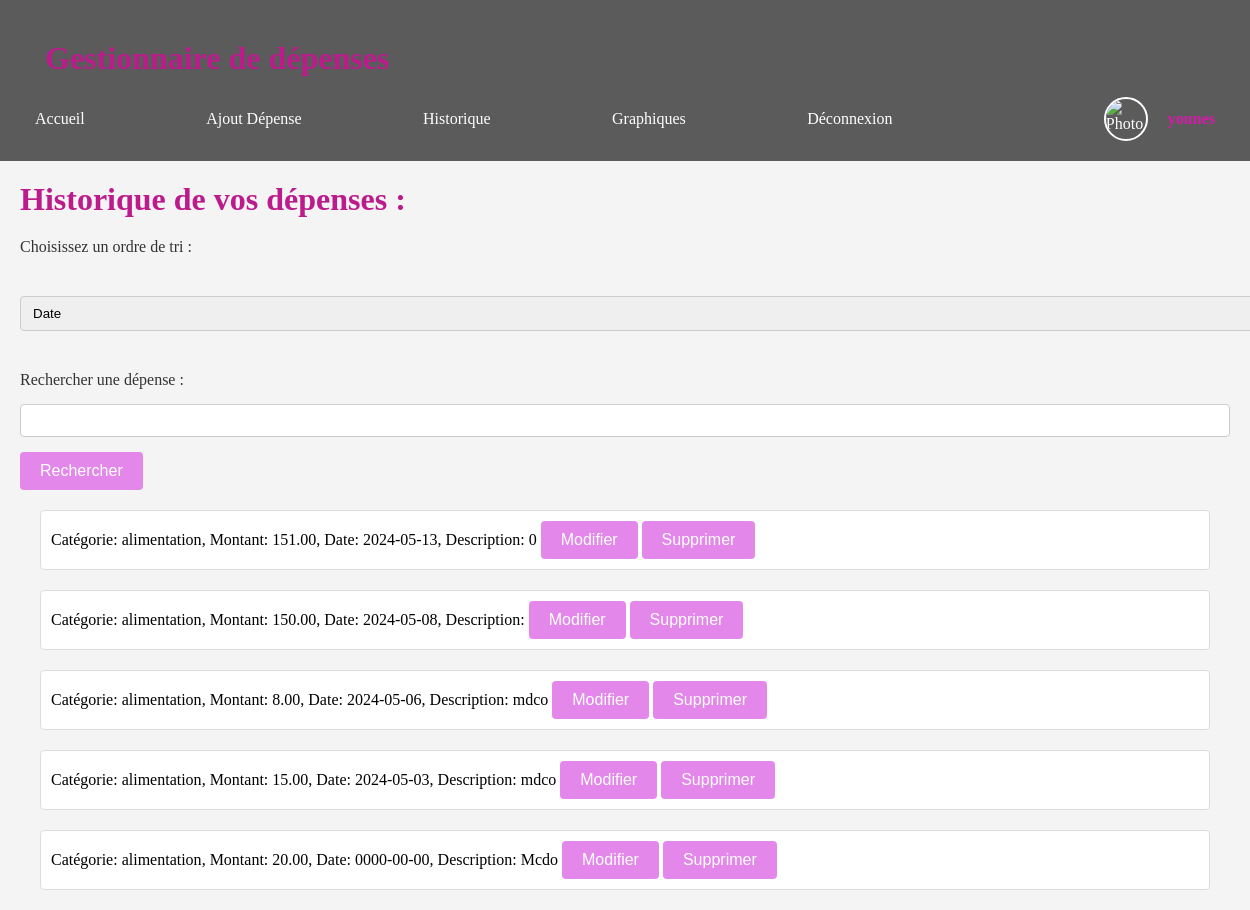
The page /Historique.php (signed in) on the database as committed earlier.
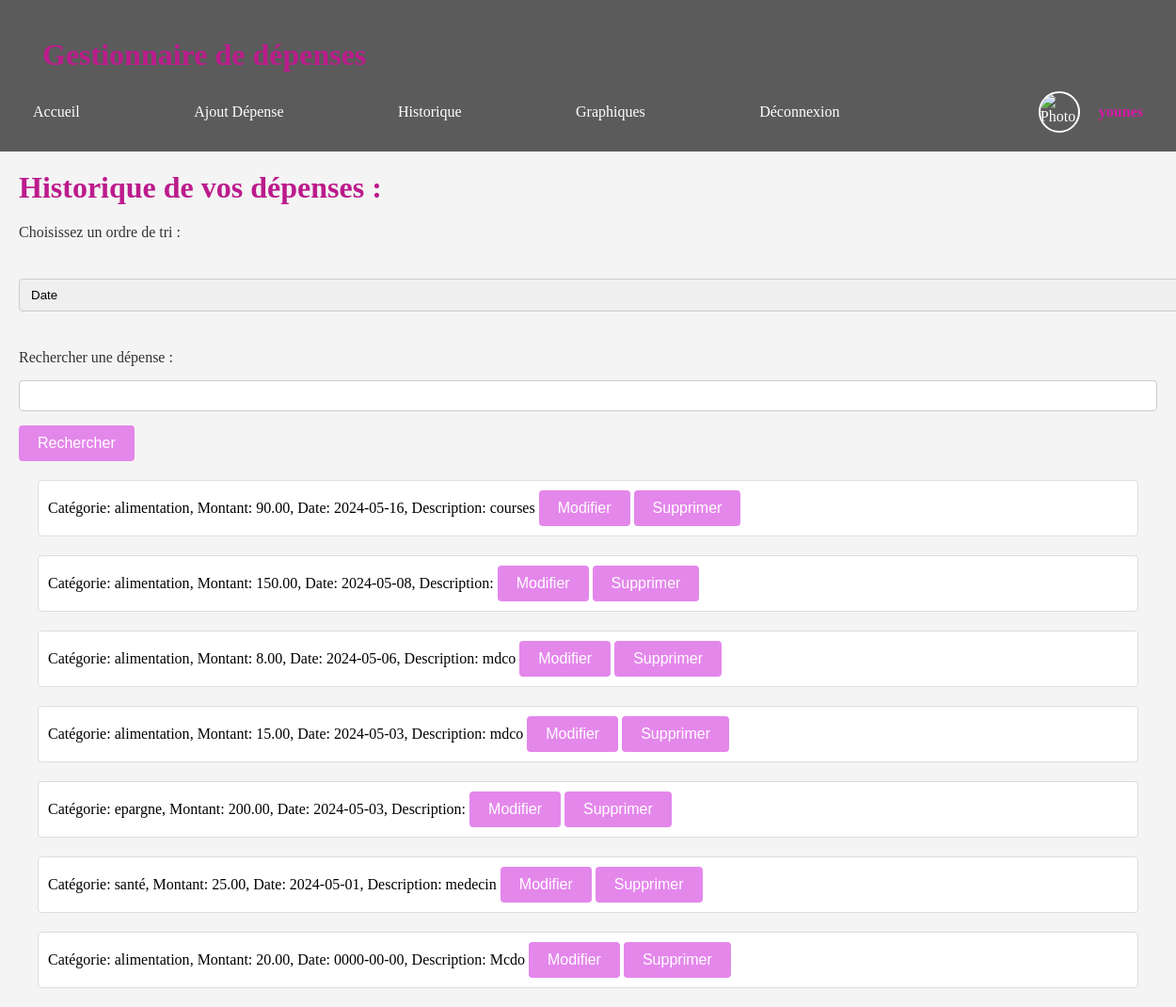
The same page on the database as committed later.
### tables this page shows
CREATE TABLE IF NOT EXISTS `depenses` (
  `id` int NOT NULL AUTO_INCREMENT,
  `user_id` int NOT NULL,
  `categorie` varchar(255) NOT NULL,
  `montant` decimal(10,2) NOT NULL,
  `date` date NOT NULL,
  `description` text,
  PRIMARY KEY (`id`),
  KEY `user_id` (`user_id`)
);

### afficherDepense.php (the view, shortened to what this page needs)
<?php
include 'connect.php';
$sql = "SELECT * FROM depenses ORDER BY date DESC";
$result = $conn->query($sql);
if ($result->num_rows > 0) {
    while($row = $result->fetch_assoc()) {
        echo "<li data-id='{$row['id']}' data-date='{$row['date']}' data-montant='{$row['montant']}' data-categorie='{$row['categorie']}'>
              Catégorie: {$row['categorie']}, Montant: {$row['montant']}, Date: {$row['date']}, Description: {$row['description']}
              <button onclick='modifierDepense({$row['id']})'>Modifier</button>
              <button onclick='supprimerDepense({$row['id']})'>Supprimer</button>
              </li>";
    }
} else {
    echo "<li>Pas de dépenses enregistrées</li>";
}

### Historique.php (shortened to what this page needs)
<!DOCTYPE html>
<html lang="fr">
<head>
  <link href="style.css" rel="stylesheet" type="text/css" media="screen"/>
</head>
<body>
<header>
    <div class="container">
        <h1>Gestionnaire de dépenses</h1>
        <nav>
            <ul>
                <li><a href="Accueil.php">Accueil</a></li>
                <?php
                if (isset($_SESSION['user_id'])) {
                    echo '<li><a href="Ajout.php">Ajout Dépense</a></li><li><a href="Historique.php">Historique</a></li>
                    <li><a href="Graphiques.php">Graphiques</a></li>';
                    echo '<li><a href="logout.php">Déconnexion</a></li>';
                    echo '<li class="user-profile">';
                    echo '<img src="' . $_SESSION['photo'] . '" alt="Photo de profil">';
                    echo '<span class="username">' . $_SESSION['username'] . '</span>';
                    echo '</li>';
                }
                else{
                    echo '<li><a href="connexion.html">Connexion</a></li><li><a href="compte.html">Inscription</a></li>';
                }
                ?>
            </ul>
        </nav>
    </div>
</header>
<h1>Historique de vos dépenses :</h1>
<label id="form" for="tri">Choisissez un ordre de tri :</label>
<select id="form" id="tri" onchange="trierDepenses()">
  <option value="date">Date</option>
</select>
<form id="form" action="recherche.php" method="post">
  <label for="search">Rechercher une dépense :</label>
  <input type="text" id="search" name="search">
  <button type="submit">Rechercher</button>
</form>
<ul id="listeDepenses">
  <?php
    include 'afficherDepense.php';
    ?>
</ul>
</body>
</html>

### style.css (style rules this page uses)
.container { max-width: 1200px; padding: 0 20px; margin: 0px auto; }
header { background-color: #5b5b5b; color: #fff; padding: 20px 0; }
body { font-family: 'American Typewriter', serif; margin: 0px; padding: 0px; background-color: #f4f4f4; text-align: left; }
h1 { text-align: left; color: #bc1b8c; margin: 20px; }
#form { margin: 20px; }
nav { text-align: left; margin: 0px; }
nav ul { list-style-type: none; margin: 0; padding: 0; display: flex; align-items: center; }
nav ul li { display: inline; margin-left: auto; }
nav ul li:first-child { margin-left: 0; }
nav ul li:last-child { margin-left: auto; }
nav ul li a { text-decoration: none; color: #fff; padding: 10px 10px; border-radius: 4px; transition: background-color 0.3s; }
label { display: block; margin: 10px 0; color: #333; }
select, input, textarea { width: 100%; padding: 8px; margin: 5px 0 15px 0; box-sizing: border-box; border: 1px solid #ccc; border-radius: 4px; }
button { background-color: rgb(228, 135, 235); color: white; padding: 10px 20px; font-size: 16px; cursor: pointer; border: none; border-radius: 4px; }
#listeDepenses { list-style: none; padding: 0; margin: 20px; }
#listeDepenses li { border: 1px solid #ddd; background-color: #fff; margin: 20px; padding: 10px; border-radius: 4px; }
#listeDepenses { margin: 20px; }
.username { color: #d61aa7; font-weight: bold; margin-right: 10px; }
.user-profile img { width: 40px; height: 40px; border-radius: 50%; object-fit: cover; border: 2px solid #fff; margin-left: 100px; margin-right: 20px; }
.user-profile { display: flex; align-items: center; margin-left: auto; }

Rows that differ between the two databases and show on the page:
removed depenses: categorie "alimentation", montant "151.00", date "2024-05-13", description "0"
added depenses: categorie "alimentation", montant "90.00", date "2024-05-16", description "courses"
added depenses: categorie "epargne", montant "200.00", date "2024-05-03"
added depenses: categorie "santé", montant "25.00", date "2024-05-01", description "medecin"
